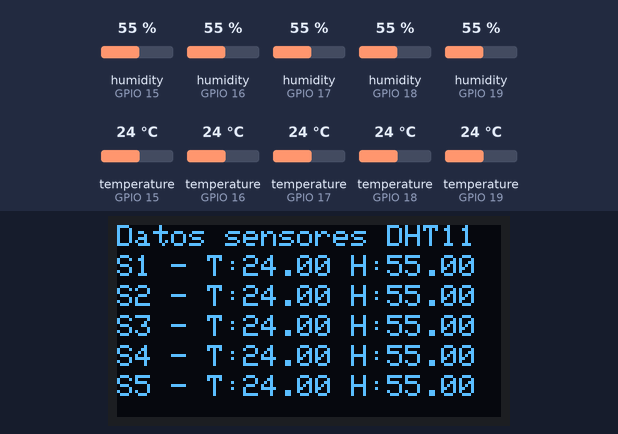
The sketch below on a simulated ESP32. Parts: 128×64 one-colour display. The test bench sets the inputs (shaded band); at power-on: humidity (sensors on GPIO 15, GPIO 16, GPIO 17, GPIO 18, GPIO 19) 55 %, temperature (sensors on GPIO 15, GPIO 16, GPIO 17, GPIO 18, GPIO 19) 24 °C. WiFi joins after 1.5 s; servers stay silent unless stated; uploads are accepted with an empty reply; what the sketch prints to the serial monitor is not drawn.

Above: at 4.7 s.
4.8 s: humidity (sensor on GPIO 15) set to 22 %
At 7.8 s:
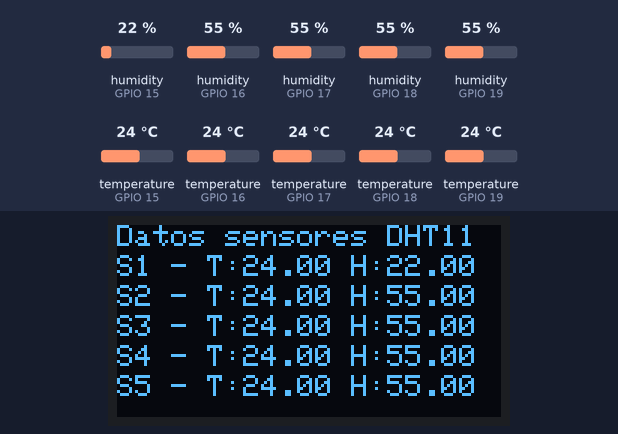
8.2 s: humidity (sensor on GPIO 16) set to 22 %
At 10.1 s:
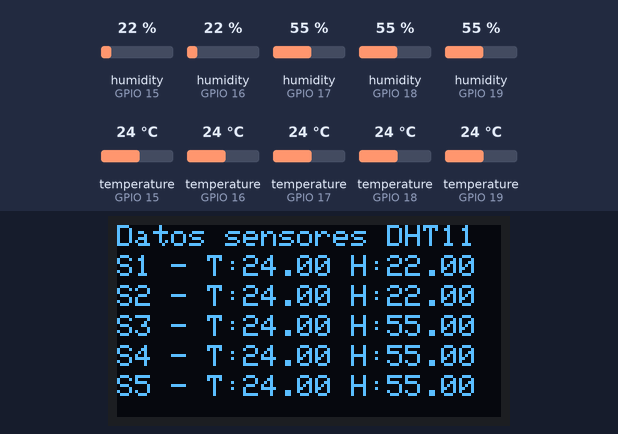
11.6 s: humidity (sensor on GPIO 17) set to 22 %
At 14.4 s:
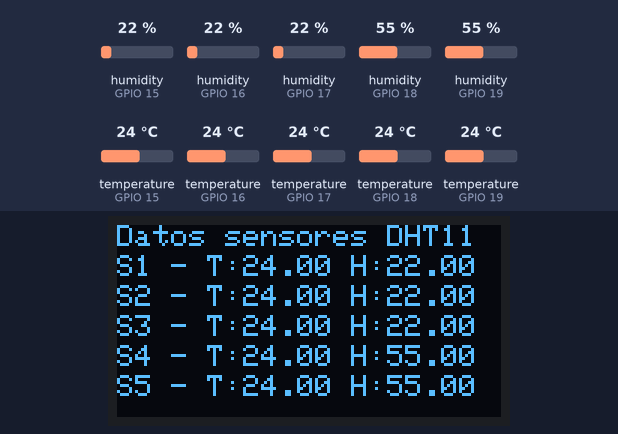
15.0 s: humidity (sensor on GPIO 18) set to 22 %
At 16.6 s:
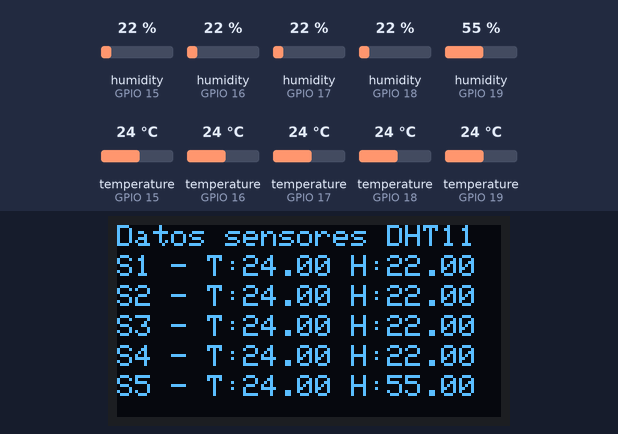
18.4 s: humidity (sensor on GPIO 19) set to 22 %
At 21.0 s:
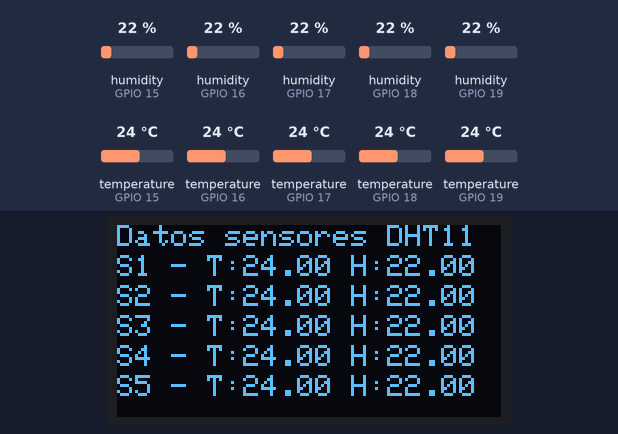
22.1 s: temperature (sensor on GPIO 15) set to 12 °C
At 24.4 s:
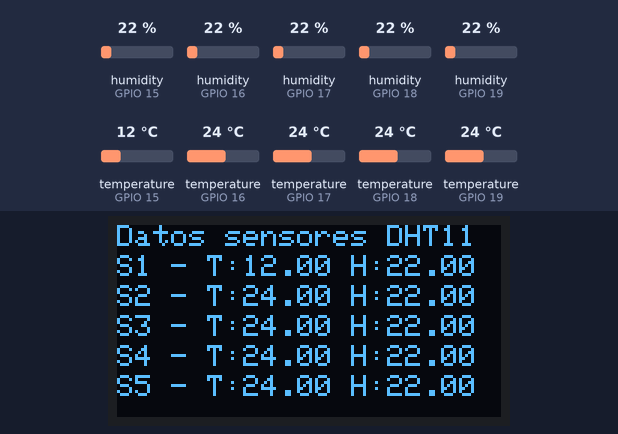
Timing chart, 0 to 25.9 s (numbered marks = the images above; inputs shaded):
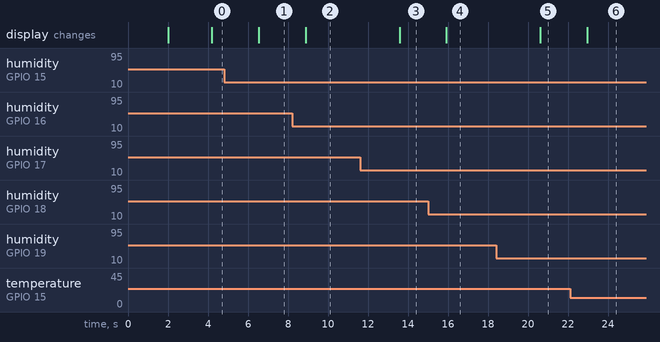

Measured:
- after the input at 4.8 s, the display: changes after 1.7 s (image 1)
- after the input at 8.2 s, the display: changes after 0.69 s (image 2)
- after the input at 11.6 s, the display: changes after 2.0 s (image 3)
- after the input at 15.0 s, the display: changes after 0.92 s (image 4)
- after the input at 18.4 s, the display: changes after 2.2 s (image 5)
- after the input at 22.1 s, the display: changes after 0.86 s (image 6)

The sketch:

mandar_datosDHT11_wifi.ino
```cpp
#include <WiFi.h>
#include <HTTPClient.h>
#include <Adafruit_SSD1306.h>
#include <Adafruit_GFX.h>
#include "DHT.h"

// Define los pines a los que están conectados los sensores DHT11
#define DHTPIN1 15
#define DHTPIN2 16
#define DHTPIN3 17
#define DHTPIN4 18
#define DHTPIN5 19

#define DHTTYPE DHT11   // El tipo de sensor DHT que estás utilizando

// Define el ancho y el alto de la pantalla OLED
#define SCREEN_WIDTH 128
#define SCREEN_HEIGHT 64

// Define la dirección I2C de la pantalla OLED
#define OLED_ADDR 0x3C

// Define el pin de reseteo de la pantalla OLED (en caso de que tu pantalla lo tenga)
#define OLED_RESET    -1

// Crea instancias de los sensores DHT
DHT dht1(DHTPIN1, DHTTYPE);
DHT dht2(DHTPIN2, DHTTYPE);
DHT dht3(DHTPIN3, DHTTYPE);
DHT dht4(DHTPIN4, DHTTYPE);
DHT dht5(DHTPIN5, DHTTYPE);

// Crea una instancia para la pantalla OLED
Adafruit_SSD1306 display(SCREEN_WIDTH, SCREEN_HEIGHT, &Wire, OLED_RESET);

// Configura tu red WiFi
const char* ssid = "LAB.SISTEMAS DE COMUNICACIONES";
const char* password = "Comunicaciones";

// URL del servidor para enviar los datos
const char* serverName = "http://192.168.0.49:5000/datos";

void setup() {
  Serial.begin(115200);

  // Conectar a la red WiFi
  WiFi.begin(ssid, password);
  while (WiFi.status() != WL_CONNECTED) {
    delay(1000);
    Serial.println("Conectando a WiFi...");
  }
  Serial.println("Conectado a la WiFi");

  // Inicializa los sensores DHT
  dht1.begin();
  dht2.begin();
  dht3.begin();
  dht4.begin();
  dht5.begin();

  // Inicializa la pantalla OLED
  if(!display.begin(SSD1306_SWITCHCAPVCC, OLED_ADDR)) {
    Serial.println(F("SSD1306 allocation failed"));
    for(;;);
  }

  // Limpia el buffer de la pantalla
  display.clearDisplay();
  display.setTextSize(1);      // Tamaño del texto
  display.setTextColor(SSD1306_WHITE); // Color del texto
  display.setCursor(0,0);     // Cursor en la posición (0,0)
  display.display();
}

void loop() {
  delay(2000);  // Espera 2 segundos entre lecturas

  // Lee la humedad y temperatura de cada sensor
  float humedad1 = dht1.readHumidity();
  float temperatura1 = dht1.readTemperature();

  float humedad2 = dht2.readHumidity();
  float temperatura2 = dht2.readTemperature();

  float humedad3 = dht3.readHumidity();
  float temperatura3 = dht3.readTemperature();

  float humedad4 = dht4.readHumidity();
  float temperatura4 = dht4.readTemperature();

  float humedad5 = dht5.readHumidity();
  float temperatura5 = dht5.readTemperature();

  // Limpia la pantalla antes de mostrar los nuevos datos
  display.clearDisplay();

  display.setCursor(0, 0);
  display.print("Datos sensores DHT11");

  // Comprueba si las lecturas de los sensores fueron exitosas y muestra los valores en la pantalla OLED
  if (isnan(humedad1) || isnan(temperatura1)) {
    display.setCursor(0, 10);
    display.print("Error al leer DHT1");
  } else {
    display.setCursor(0, 10);
    display.print("S1 - T:");
    display.print(temperatura1);
    display.print(" H:");
    display.print(humedad1);
  }

  if (isnan(humedad2) || isnan(temperatura2)) {
    display.setCursor(0, 20);
    display.print("Error al leer DHT2");
  } else {
    display.setCursor(0, 20);
    display.print("S2 - T:");
    display.print(temperatura2);
    display.print(" H:");
    display.print(humedad2);
  }

  if (isnan(humedad3) || isnan(temperatura3)) {
    display.setCursor(0, 30);
    display.print("Error al leer DHT3");
  } else {
    display.setCursor(0, 30);
    display.print("S3 - T:");
    display.print(temperatura3);
    display.print(" H:");
    display.print(humedad3);
  }

  if (isnan(humedad4) || isnan(temperatura4)) {
    display.setCursor(0, 40);
    display.print("Error al leer DHT4");
  } else {
    display.setCursor(0, 40);
    display.print("S4 - T:");
    display.print(temperatura4);
    display.print(" H:");
    display.print(humedad4);
  }

  if (isnan(humedad5) || isnan(temperatura5)) {
    display.setCursor(0, 50);
    display.print("Error al leer DHT5");
  } else {
    display.setCursor(0, 50);
    display.print("S5 - T:");
    display.print(temperatura5);
    display.print(" H:");
    display.print(humedad5);
  }

  // Actualiza la pantalla para mostrar los nuevos datos
  display.display();

  // También imprime los valores en el monitor serial
  if (!isnan(humedad1) && !isnan(temperatura1)) {
    Serial.print("S1-T:");
    Serial.print(temperatura1);
    Serial.print("H:");
    Serial.println(humedad1);
  } else {
    Serial.println("Error al leer el sensor DHT1!");
  }

  if (!isnan(humedad2) && !isnan(temperatura2)) {
    Serial.print("S2-T:");
    Serial.print(temperatura2);
    Serial.print("H:");
    Serial.println(humedad2);
  } else {
    Serial.println("Error al leer el sensor DHT2!");
  }

  if (!isnan(humedad3) && !isnan(temperatura3)) {
    Serial.print("S3-T:");
    Serial.print(temperatura3);
    Serial.print("H:");
    Serial.println(humedad3);
  } else {
    Serial.println("Error al leer el sensor DHT3!");
  }

  if (!isnan(humedad4) && !isnan(temperatura4)) {
    Serial.print("S4-T:");
    Serial.print(temperatura4);
    Serial.print("H:");
    Serial.println(humedad4);
  } else {
    Serial.println("Error al leer el sensor DHT4!");
  }

  if (!isnan(humedad5) && !isnan(temperatura5)) {
    Serial.print("S5-T:");
    Serial.print(temperatura5);
    Serial.print("H:");
    Serial.println(humedad5);
  } else {
    Serial.println("Error al leer el sensor DHT5!");
  }

  // Enviar datos al servidor
  if (WiFi.status() == WL_CONNECTED) {
    HTTPClient http;
    http.begin(serverName);
    http.addHeader("Content-Type", "application/x-www-form-urlencoded");

    String httpRequestData = "temp1=" + String(temperatura1) + "&hum1=" + String(humedad1)
                           + "&temp2=" + String(temperatura2) + "&hum2=" + String(humedad2)
                           + "&temp3=" + String(temperatura3) + "&hum3=" + String(humedad3)
                           + "&temp4=" + String(temperatura4) + "&hum4=" + String(humedad4)
                           + "&temp5=" + String(temperatura5) + "&hum5=" + String(humedad5);

    int httpResponseCode = http.POST(httpRequestData);

    if (httpResponseCode > 0) {
      String response = http.getString();
      Serial.println(httpResponseCode);
      Serial.println(response);
    } else {
      Serial.print("Error en la petición: ");
      Serial.println(httpResponseCode);
    }

    http.end();
  } else {
    Serial.println("WiFi desconectado");
  }
}
```
